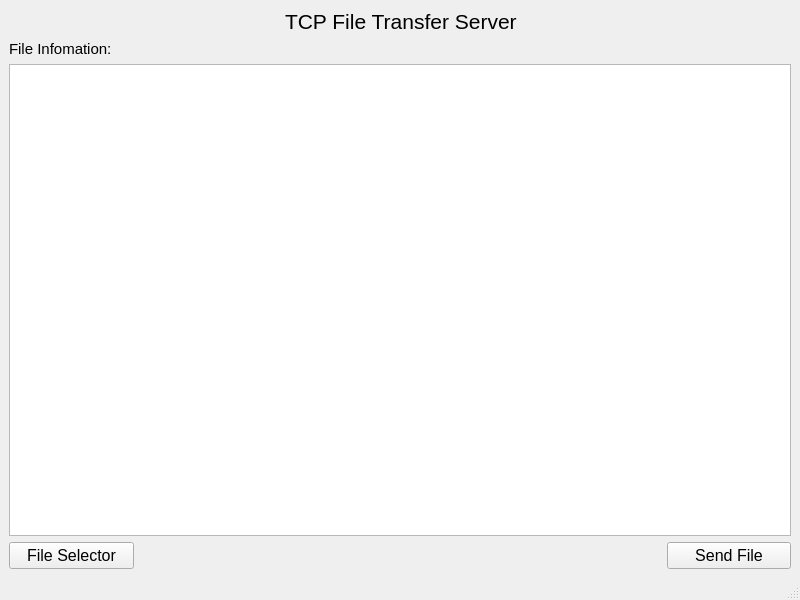
<?xml version="1.0" encoding="UTF-8"?>
<ui version="4.0">
 <class>TcpFileTransferServer</class>
 <widget class="QMainWindow" name="TcpFileTransferServer">
  <property name="geometry">
   <rect>
    <x>0</x>
    <y>0</y>
    <width>800</width>
    <height>600</height>
   </rect>
  </property>
  <property name="windowTitle">
   <string>TcpFilerTransferServer</string>
  </property>
  <widget class="QWidget" name="centralwidget">
   <layout class="QGridLayout" name="gridLayout">
    <item row="0" column="0" colspan="2">
     <spacer name="horizontalSpacer">
      <property name="orientation">
       <enum>Qt::Horizontal</enum>
      </property>
      <property name="sizeHint" stdset="0">
       <size>
        <width>215</width>
        <height>20</height>
       </size>
      </property>
     </spacer>
    </item>
    <item row="0" column="2">
     <widget class="QLabel" name="label_Title">
      <property name="font">
       <font>
        <pointsize>16</pointsize>
       </font>
      </property>
      <property name="text">
       <string>TCP File Transfer Server</string>
      </property>
     </widget>
    </item>
    <item row="0" column="3" colspan="2">
     <spacer name="horizontalSpacer_2">
      <property name="orientation">
       <enum>Qt::Horizontal</enum>
      </property>
      <property name="sizeHint" stdset="0">
       <size>
        <width>221</width>
        <height>20</height>
       </size>
      </property>
     </spacer>
    </item>
    <item row="1" column="0" colspan="2">
     <widget class="QLabel" name="label_FileInfo">
      <property name="font">
       <font>
        <pointsize>11</pointsize>
       </font>
      </property>
      <property name="text">
       <string>File Infomation:</string>
      </property>
     </widget>
    </item>
    <item row="2" column="0" colspan="5">
     <widget class="QTextEdit" name="textEdit_FileInfo">
      <property name="readOnly">
       <bool>true</bool>
      </property>
     </widget>
    </item>
    <item row="3" column="0">
     <widget class="QPushButton" name="button_Select">
      <property name="font">
       <font>
        <pointsize>12</pointsize>
       </font>
      </property>
      <property name="text">
       <string>File Selector</string>
      </property>
     </widget>
    </item>
    <item row="3" column="1" colspan="3">
     <spacer name="horizontalSpacer_3">
      <property name="orientation">
       <enum>Qt::Horizontal</enum>
      </property>
      <property name="sizeHint" stdset="0">
       <size>
        <width>521</width>
        <height>20</height>
       </size>
      </property>
     </spacer>
    </item>
    <item row="3" column="4">
     <widget class="QPushButton" name="button_Send">
      <property name="font">
       <font>
        <pointsize>12</pointsize>
       </font>
      </property>
      <property name="text">
       <string>Send File</string>
      </property>
     </widget>
    </item>
   </layout>
  </widget>
  <widget class="QMenuBar" name="menubar">
   <property name="geometry">
    <rect>
     <x>0</x>
     <y>0</y>
     <width>800</width>
     <height>26</height>
    </rect>
   </property>
  </widget>
  <widget class="QStatusBar" name="statusbar"/>
 </widget>
 <resources/>
 <connections/>
</ui>
